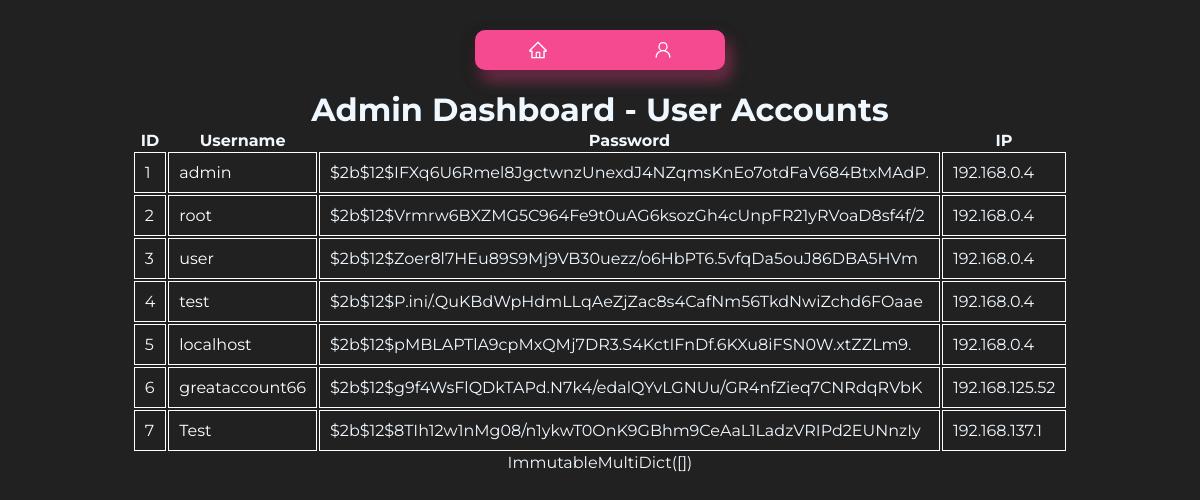
The page /admin/dashboard (signed in) on the database its author committed.
### tables this page shows
CREATE TABLE users (
        id INTEGER PRIMARY KEY,
        username TEXT UNIQUE,
        password TEXT,
        ip TEXT
    );

### main.py (the view)
@app.route('/admin/dashboard')
def admin_dashboard():
    username = session.get('username')
    if username == 'admin':
        users = get_all_users()  # Create a function to retrieve all users from the database
        cookies = request.cookies
        return render_template('admin/admin_dashboard.html', users=users, cookies=cookies)
    else:
        return 'Only admin'

### scripts/database.py (called while the page is built)
def connect():
    conn = sqlite3.connect('database/testdb.db')
    cursor = conn.cursor()
    return conn, cursor

def get_all_users():
    conn, cursor = connect()
    cursor.execute('SELECT * FROM users')
    users = cursor.fetchall()
    conn.close()
    return users

### templates/admin/admin_dashboard.html (shortened to what this page needs)
<!DOCTYPE html>
<html>
<head>
    <link rel="stylesheet" type="text/css" href="{{ url_for('static', filename='css/template.css') }}">
    <link rel="stylesheet" type="text/css" href="{{ url_for('static', filename='css/header.css') }}">
</head>
<body>
    <header>
        <div class="button-container">
            <a class="button" href="/">
            </a>
            <a class="button" href="/account">
            </a>
        </div>
    </header>
    <h1>Admin Dashboard - User Accounts</h1>
    <table>
        <tr>
            <th>ID</th>
            <th>Username</th>
            <th>Password</th>
            <th>IP</th>
        </tr>
        {% for user in users %}
        <tr>
            <td>{{ user[0] }}</td>
            <td><a style="color: white; text-decoration: none;" href="http://192.168.0.4/user/{{user[1]}}" target="_blank">{{ user[1] }}</a></td>
            <td>{{ user[2] }}</td>
            <td>{{ user[3] }}</td>
        </tr>
        {% endfor %}
    </table>
    <div>{{cookies}}</div>
</body>
</html>

### static/css/template.css (style rules this page uses)
* { padding: 0; margin: 0; box-sizing: border-box; }
body { padding: 10px; display: flex; flex-direction: column; justify-content: center; align-items: center; background-color: #212121; color: aliceblue; font-family: Montserrat, serif; }

### static/css/header.css (style rules this page uses)
header { padding: 20px; display: flex; justify-content: center; align-items: center; }
.button-container { display: flex; background-color: rgba(245, 73, 144); width: 250px; height: 40px; align-items: center; justify-content: space-around; border-radius: 10px; box-shadow: rgba(0, 0, 0, 0.35) 0px 5px 15px, rgba(245, 73, 144, 0.5) 5px 10px 15px; }
.button { outline: 0 !important; border: 0 !important; width: 40px; height: 40px; border-radius: 50%; background-color: transparent; display: flex; align-items: center; justify-content: center; color: #fff; transition: all ease-in-out 0.3s; cursor: pointer; }
.icon { font-size: 20px; }

### templates/admin/admin_dashboard.html (style rules this page uses)
td { padding: 10px; border: 1px solid #FFF; }

### rows shown on the page
users: id "1", username "admin", password "$2b$12$IFXq6U6Rmel8JgctwnzUnexdJ4NZqmsKnEo7otdFaV684BtxMAdP.", ip "192.168.0.4"
users: id "2", username "root", password "$2b$12$Vrmrw6BXZMG5C964Fe9t0uAG6ksozGh4cUnpFR21yRVoaD8sf4f/2", ip "192.168.0.4"
users: id "3", username "user", password "$2b$12$Zoer8l7HEu89S9Mj9VB30uezz/o6HbPT6.5vfqDa5ouJ86DBA5HVm", ip "192.168.0.4"
users: id "4", username "test", password "$2b$12$P.ini/.QuKBdWpHdmLLqAeZjZac8s4CafNm56TkdNwiZchd6FOaae", ip "192.168.0.4"
users: id "5", username "localhost", password "$2b$12$pMBLAPTlA9cpMxQMj7DR3.S4KctIFnDf.6KXu8iFSN0W.xtZZLm9.", ip "192.168.0.4"
users: id "6", username "greataccount66", password "$2b$12$g9f4WsFlQDkTAPd.N7k4/edalQYvLGNUu/GR4nfZieq7CNRdqRVbK", ip "192.168.125.52"
users: id "7", username "Test", password "$2b$12$8TIh12w1nMg08/n1ykwT0OnK9GBhm9CeAaL1LadzVRIPd2EUNnzIy", ip "192.168.137.1"

### other values the page prints
{{ cookies }} "ImmutableMultiDict([])"
